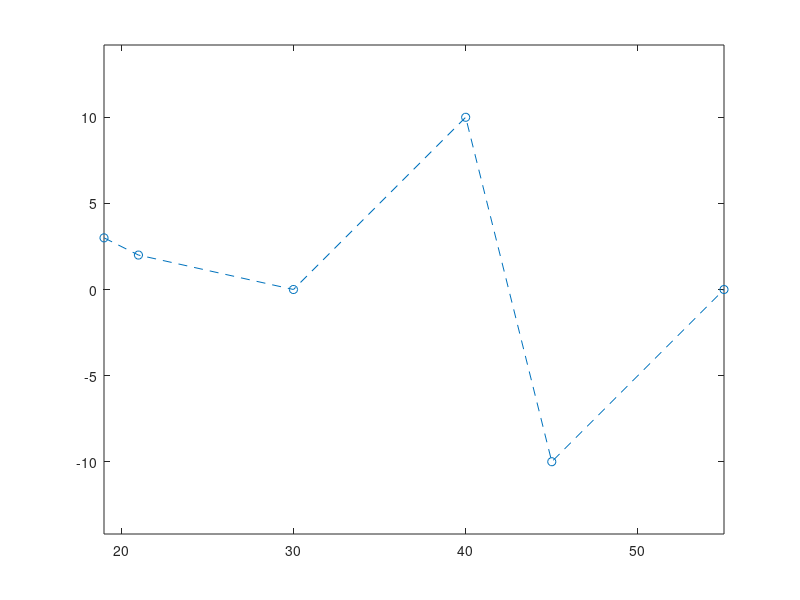

This chart was generated by the following MATLAB code: (Note: this script raises an error after producing the figure.)
px = [19,21,30,40,45,55];
py = [3,2,0,10,-10,0];
plot(px,py,'o--');
axis equal 
hold on
syms t
n = 5;
cx(t) = 0*t;
cy(t) = 0*t;
for i = 0:n
    weight = nchoosek(n,i)*t^i *(1-t)^(n-i);
    cx(t) = cx(t) + px(i+1)*weight;
    cy(t) = cy(t) + py(i+1)*weight;
end
fplot(cx,cy,[0 1]);
v1x = n*(px(2)-px(1));
v1y = n*(py(2)-py(1));
quiver(px(1),py(1),v1x,v1y);
v2x = n*(px(6)-px(5));
v2y = n*(py(6)-py(5));
quiver(px(6),py(6),v2x,v2y)
